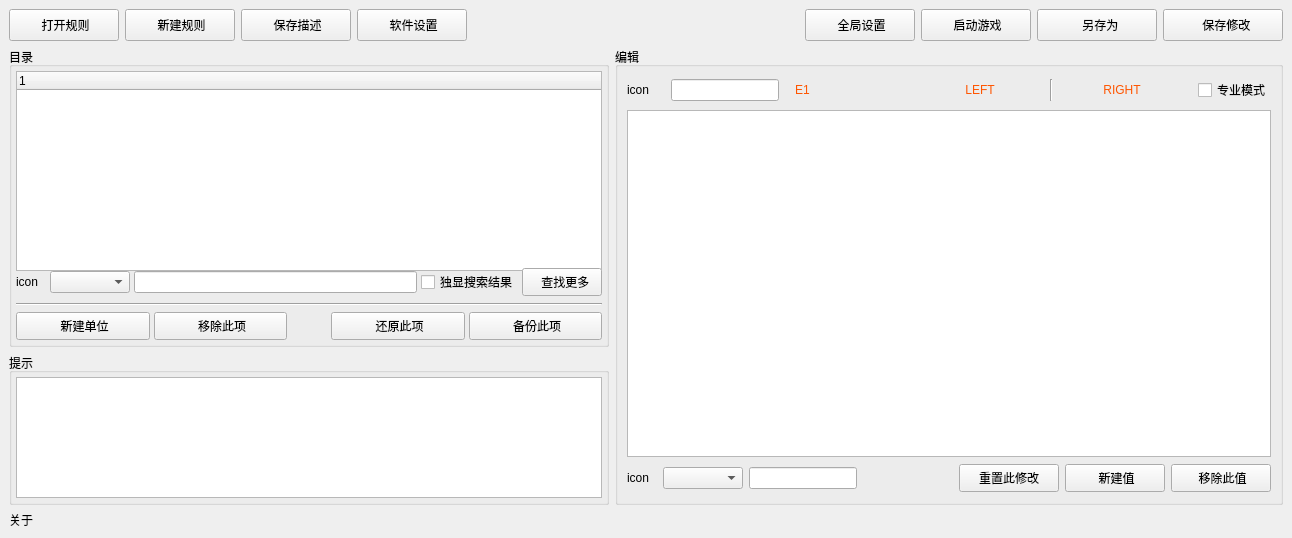
<?xml version="1.0" encoding="UTF-8"?>
<ui version="4.0">
 <class>MainWindow</class>
 <widget class="QMainWindow" name="MainWindow">
  <property name="geometry">
   <rect>
    <x>0</x>
    <y>0</y>
    <width>1292</width>
    <height>538</height>
   </rect>
  </property>
  <property name="windowTitle">
   <string>MainWindow</string>
  </property>
  <widget class="QWidget" name="centralwidget">
   <layout class="QGridLayout" name="gridLayout_7">
    <item row="1" column="0">
     <widget class="QGroupBox" name="groupBox">
      <property name="minimumSize">
       <size>
        <width>440</width>
        <height>300</height>
       </size>
      </property>
      <property name="maximumSize">
       <size>
        <width>600</width>
        <height>16777215</height>
       </size>
      </property>
      <property name="title">
       <string>目录</string>
      </property>
      <layout class="QGridLayout" name="gridLayout_9">
       <property name="leftMargin">
        <number>4</number>
       </property>
       <property name="topMargin">
        <number>4</number>
       </property>
       <property name="rightMargin">
        <number>4</number>
       </property>
       <property name="bottomMargin">
        <number>4</number>
       </property>
       <property name="spacing">
        <number>6</number>
       </property>
       <item row="0" column="0">
        <widget class="QTreeWidget" name="tree_sections">
         <property name="minimumSize">
          <size>
           <width>300</width>
           <height>200</height>
          </size>
         </property>
         <column>
          <property name="text">
           <string notr="true">1</string>
          </property>
         </column>
        </widget>
       </item>
       <item row="1" column="0">
        <layout class="QGridLayout" name="gridLayout">
         <property name="spacing">
          <number>4</number>
         </property>
         <item row="0" column="6" colspan="2">
          <widget class="QPushButton" name="pushButton_section_find">
           <property name="sizePolicy">
            <sizepolicy hsizetype="Fixed" vsizetype="Fixed">
             <horstretch>0</horstretch>
             <verstretch>0</verstretch>
            </sizepolicy>
           </property>
           <property name="minimumSize">
            <size>
             <width>80</width>
             <height>28</height>
            </size>
           </property>
           <property name="text">
            <string>  查找更多</string>
           </property>
          </widget>
         </item>
         <item row="0" column="0">
          <widget class="QLabel" name="label_item_find">
           <property name="sizePolicy">
            <sizepolicy hsizetype="Fixed" vsizetype="Fixed">
             <horstretch>0</horstretch>
             <verstretch>0</verstretch>
            </sizepolicy>
           </property>
           <property name="minimumSize">
            <size>
             <width>30</width>
             <height>30</height>
            </size>
           </property>
           <property name="text">
            <string>icon</string>
           </property>
          </widget>
         </item>
         <item row="0" column="1">
          <widget class="QComboBox" name="comboBox_section_find">
           <property name="sizePolicy">
            <sizepolicy hsizetype="Fixed" vsizetype="Fixed">
             <horstretch>0</horstretch>
             <verstretch>0</verstretch>
            </sizepolicy>
           </property>
           <property name="minimumSize">
            <size>
             <width>80</width>
             <height>0</height>
            </size>
           </property>
          </widget>
         </item>
         <item row="0" column="3">
          <widget class="QLineEdit" name="lineEdit_item_find">
           <property name="sizePolicy">
            <sizepolicy hsizetype="Expanding" vsizetype="Fixed">
             <horstretch>0</horstretch>
             <verstretch>0</verstretch>
            </sizepolicy>
           </property>
          </widget>
         </item>
         <item row="0" column="4" colspan="2">
          <widget class="QCheckBox" name="checkBox_display_find">
           <property name="text">
            <string>独显搜索结果</string>
           </property>
          </widget>
         </item>
        </layout>
       </item>
       <item row="2" column="0">
        <widget class="Line" name="line_2">
         <property name="orientation">
          <enum>Qt::Horizontal</enum>
         </property>
        </widget>
       </item>
       <item row="3" column="0">
        <layout class="QGridLayout" name="gridLayout_8">
         <property name="spacing">
          <number>4</number>
         </property>
         <item row="0" column="0">
          <widget class="QPushButton" name="pushButton_section_add">
           <property name="sizePolicy">
            <sizepolicy hsizetype="Expanding" vsizetype="Fixed">
             <horstretch>200</horstretch>
             <verstretch>0</verstretch>
            </sizepolicy>
           </property>
           <property name="minimumSize">
            <size>
             <width>80</width>
             <height>28</height>
            </size>
           </property>
           <property name="text">
            <string> 新建单位</string>
           </property>
          </widget>
         </item>
         <item row="0" column="1">
          <widget class="QPushButton" name="pushButton_section_remove">
           <property name="sizePolicy">
            <sizepolicy hsizetype="Expanding" vsizetype="Fixed">
             <horstretch>200</horstretch>
             <verstretch>0</verstretch>
            </sizepolicy>
           </property>
           <property name="minimumSize">
            <size>
             <width>80</width>
             <height>28</height>
            </size>
           </property>
           <property name="text">
            <string> 移除此项</string>
           </property>
          </widget>
         </item>
         <item row="0" column="2">
          <spacer name="horizontalSpacer_4">
           <property name="orientation">
            <enum>Qt::Horizontal</enum>
           </property>
           <property name="sizeHint" stdset="0">
            <size>
             <width>40</width>
             <height>20</height>
            </size>
           </property>
          </spacer>
         </item>
         <item row="0" column="3">
          <widget class="QPushButton" name="pushButton_section_replay">
           <property name="sizePolicy">
            <sizepolicy hsizetype="Expanding" vsizetype="Fixed">
             <horstretch>200</horstretch>
             <verstretch>0</verstretch>
            </sizepolicy>
           </property>
           <property name="minimumSize">
            <size>
             <width>80</width>
             <height>28</height>
            </size>
           </property>
           <property name="text">
            <string> 还原此项</string>
           </property>
          </widget>
         </item>
         <item row="0" column="4">
          <widget class="QPushButton" name="pushButton_section_back">
           <property name="sizePolicy">
            <sizepolicy hsizetype="Expanding" vsizetype="Fixed">
             <horstretch>200</horstretch>
             <verstretch>0</verstretch>
            </sizepolicy>
           </property>
           <property name="minimumSize">
            <size>
             <width>80</width>
             <height>28</height>
            </size>
           </property>
           <property name="text">
            <string> 备份此项</string>
           </property>
          </widget>
         </item>
        </layout>
       </item>
      </layout>
     </widget>
    </item>
    <item row="0" column="0" colspan="2">
     <layout class="QGridLayout" name="gridLayout_6">
      <item row="0" column="9">
       <widget class="QPushButton" name="pushButton_save_new">
        <property name="sizePolicy">
         <sizepolicy hsizetype="Fixed" vsizetype="Fixed">
          <horstretch>0</horstretch>
          <verstretch>0</verstretch>
         </sizepolicy>
        </property>
        <property name="minimumSize">
         <size>
          <width>120</width>
          <height>32</height>
         </size>
        </property>
        <property name="text">
         <string>  另存为</string>
        </property>
       </widget>
      </item>
      <item row="0" column="5">
       <spacer name="horizontalSpacer_7">
        <property name="orientation">
         <enum>Qt::Horizontal</enum>
        </property>
        <property name="sizeType">
         <enum>QSizePolicy::Expanding</enum>
        </property>
        <property name="sizeHint" stdset="0">
         <size>
          <width>0</width>
          <height>0</height>
         </size>
        </property>
       </spacer>
      </item>
      <item row="0" column="10">
       <widget class="QPushButton" name="pushButton_save_data">
        <property name="sizePolicy">
         <sizepolicy hsizetype="Fixed" vsizetype="Fixed">
          <horstretch>0</horstretch>
          <verstretch>0</verstretch>
         </sizepolicy>
        </property>
        <property name="minimumSize">
         <size>
          <width>120</width>
          <height>32</height>
         </size>
        </property>
        <property name="text">
         <string>  保存修改</string>
        </property>
       </widget>
      </item>
      <item row="0" column="0">
       <widget class="QPushButton" name="pushButton_open">
        <property name="sizePolicy">
         <sizepolicy hsizetype="Fixed" vsizetype="Fixed">
          <horstretch>0</horstretch>
          <verstretch>0</verstretch>
         </sizepolicy>
        </property>
        <property name="minimumSize">
         <size>
          <width>110</width>
          <height>32</height>
         </size>
        </property>
        <property name="text">
         <string> 打开规则</string>
        </property>
       </widget>
      </item>
      <item row="0" column="2">
       <widget class="QPushButton" name="pushButton_save_desc">
        <property name="sizePolicy">
         <sizepolicy hsizetype="Fixed" vsizetype="Fixed">
          <horstretch>0</horstretch>
          <verstretch>0</verstretch>
         </sizepolicy>
        </property>
        <property name="minimumSize">
         <size>
          <width>110</width>
          <height>32</height>
         </size>
        </property>
        <property name="text">
         <string> 保存描述</string>
        </property>
       </widget>
      </item>
      <item row="0" column="6">
       <widget class="QPushButton" name="pushButton_rules_global">
        <property name="sizePolicy">
         <sizepolicy hsizetype="Fixed" vsizetype="Fixed">
          <horstretch>0</horstretch>
          <verstretch>0</verstretch>
         </sizepolicy>
        </property>
        <property name="minimumSize">
         <size>
          <width>110</width>
          <height>32</height>
         </size>
        </property>
        <property name="text">
         <string> 全局设置</string>
        </property>
       </widget>
      </item>
      <item row="0" column="1">
       <widget class="QPushButton" name="pushButton_new">
        <property name="sizePolicy">
         <sizepolicy hsizetype="Fixed" vsizetype="Fixed">
          <horstretch>0</horstretch>
          <verstretch>0</verstretch>
         </sizepolicy>
        </property>
        <property name="minimumSize">
         <size>
          <width>110</width>
          <height>32</height>
         </size>
        </property>
        <property name="text">
         <string> 新建规则</string>
        </property>
       </widget>
      </item>
      <item row="0" column="7" colspan="2">
       <widget class="QPushButton" name="pushButton_run_game">
        <property name="sizePolicy">
         <sizepolicy hsizetype="Fixed" vsizetype="Fixed">
          <horstretch>0</horstretch>
          <verstretch>0</verstretch>
         </sizepolicy>
        </property>
        <property name="minimumSize">
         <size>
          <width>110</width>
          <height>32</height>
         </size>
        </property>
        <property name="text">
         <string> 启动游戏</string>
        </property>
       </widget>
      </item>
      <item row="0" column="3" colspan="2">
       <widget class="QPushButton" name="pushButton_setting">
        <property name="sizePolicy">
         <sizepolicy hsizetype="Fixed" vsizetype="Fixed">
          <horstretch>0</horstretch>
          <verstretch>0</verstretch>
         </sizepolicy>
        </property>
        <property name="minimumSize">
         <size>
          <width>110</width>
          <height>32</height>
         </size>
        </property>
        <property name="text">
         <string> 软件设置</string>
        </property>
       </widget>
      </item>
     </layout>
    </item>
    <item row="3" column="0">
     <widget class="QLabel" name="label_about">
      <property name="text">
       <string>关于</string>
      </property>
     </widget>
    </item>
    <item row="2" column="0">
     <widget class="QGroupBox" name="groupBox_help">
      <property name="minimumSize">
       <size>
        <width>440</width>
        <height>0</height>
       </size>
      </property>
      <property name="maximumSize">
       <size>
        <width>600</width>
        <height>200</height>
       </size>
      </property>
      <property name="title">
       <string>提示</string>
      </property>
      <layout class="QGridLayout" name="gridLayout_3">
       <property name="leftMargin">
        <number>4</number>
       </property>
       <property name="topMargin">
        <number>4</number>
       </property>
       <property name="rightMargin">
        <number>4</number>
       </property>
       <property name="bottomMargin">
        <number>4</number>
       </property>
       <item row="0" column="0">
        <widget class="QTextBrowser" name="textBrowser_help"/>
       </item>
      </layout>
     </widget>
    </item>
    <item row="1" column="1" rowspan="2">
     <widget class="QGroupBox" name="groupBox_2">
      <property name="title">
       <string>编辑</string>
      </property>
      <layout class="QGridLayout" name="gridLayout_13">
       <item row="0" column="0">
        <layout class="QGridLayout" name="gridLayout_2">
         <item row="0" column="8">
          <widget class="QCheckBox" name="checkBox_display_table_box">
           <property name="sizePolicy">
            <sizepolicy hsizetype="Fixed" vsizetype="Fixed">
             <horstretch>0</horstretch>
             <verstretch>0</verstretch>
            </sizepolicy>
           </property>
           <property name="minimumSize">
            <size>
             <width>70</width>
             <height>28</height>
            </size>
           </property>
           <property name="text">
            <string>专业模式</string>
           </property>
          </widget>
         </item>
         <item row="0" column="1">
          <spacer name="horizontalSpacer_10">
           <property name="orientation">
            <enum>Qt::Horizontal</enum>
           </property>
           <property name="sizeType">
            <enum>QSizePolicy::Fixed</enum>
           </property>
           <property name="sizeHint" stdset="0">
            <size>
             <width>10</width>
             <height>13</height>
            </size>
           </property>
          </spacer>
         </item>
         <item row="0" column="0">
          <widget class="QLabel" name="label_type_icon">
           <property name="sizePolicy">
            <sizepolicy hsizetype="Fixed" vsizetype="Fixed">
             <horstretch>0</horstretch>
             <verstretch>0</verstretch>
            </sizepolicy>
           </property>
           <property name="minimumSize">
            <size>
             <width>28</width>
             <height>28</height>
            </size>
           </property>
           <property name="text">
            <string>icon</string>
           </property>
          </widget>
         </item>
         <item row="0" column="2">
          <widget class="QLineEdit" name="lineEdit_name_desc">
           <property name="sizePolicy">
            <sizepolicy hsizetype="Minimum" vsizetype="Fixed">
             <horstretch>0</horstretch>
             <verstretch>0</verstretch>
            </sizepolicy>
           </property>
           <property name="minimumSize">
            <size>
             <width>40</width>
             <height>0</height>
            </size>
           </property>
           <property name="alignment">
            <set>Qt::AlignCenter</set>
           </property>
          </widget>
         </item>
         <item row="0" column="7">
          <spacer name="horizontalSpacer_8">
           <property name="orientation">
            <enum>Qt::Horizontal</enum>
           </property>
           <property name="sizeType">
            <enum>QSizePolicy::Fixed</enum>
           </property>
           <property name="sizeHint" stdset="0">
            <size>
             <width>10</width>
             <height>13</height>
            </size>
           </property>
          </spacer>
         </item>
         <item row="0" column="3">
          <spacer name="horizontalSpacer_9">
           <property name="orientation">
            <enum>Qt::Horizontal</enum>
           </property>
           <property name="sizeType">
            <enum>QSizePolicy::Fixed</enum>
           </property>
           <property name="sizeHint" stdset="0">
            <size>
             <width>10</width>
             <height>13</height>
            </size>
           </property>
          </spacer>
         </item>
         <item row="0" column="4" colspan="2">
          <widget class="QLabel" name="label_sectionName">
           <property name="minimumSize">
            <size>
             <width>40</width>
             <height>0</height>
            </size>
           </property>
           <property name="styleSheet">
            <string notr="true">color: rgb(255, 85, 0);</string>
           </property>
           <property name="text">
            <string>E1</string>
           </property>
           <property name="alignment">
            <set>Qt::AlignLeading|Qt::AlignLeft|Qt::AlignVCenter</set>
           </property>
          </widget>
         </item>
         <item row="0" column="6">
          <layout class="QGridLayout" name="gridLayout_11">
           <item row="0" column="0">
            <widget class="QPushButton" name="pushButton_jump_left">
             <property name="minimumSize">
              <size>
               <width>120</width>
               <height>0</height>
              </size>
             </property>
             <property name="styleSheet">
              <string notr="true">QPushButton{
	border:none;
	color: rgb(255, 85, 0);
}

QPushButton:hover{
	color: rgb(255, 85, 0);
	text-decoration:underline;
}


QPushButton:pressed{
	color: rgb(170, 0, 0);
}

QPushButton:disabled{
	color: rgb(100, 100, 100);
}</string>
             </property>
             <property name="text">
              <string>LEFT</string>
             </property>
            </widget>
           </item>
           <item row="0" column="1">
            <widget class="Line" name="line_4">
             <property name="sizePolicy">
              <sizepolicy hsizetype="Fixed" vsizetype="Fixed">
               <horstretch>0</horstretch>
               <verstretch>0</verstretch>
              </sizepolicy>
             </property>
             <property name="minimumSize">
              <size>
               <width>10</width>
               <height>22</height>
              </size>
             </property>
             <property name="orientation">
              <enum>Qt::Vertical</enum>
             </property>
            </widget>
           </item>
           <item row="0" column="2">
            <widget class="QPushButton" name="pushButton_jump_right">
             <property name="minimumSize">
              <size>
               <width>120</width>
               <height>0</height>
              </size>
             </property>
             <property name="layoutDirection">
              <enum>Qt::RightToLeft</enum>
             </property>
             <property name="styleSheet">
              <string notr="true">QPushButton{
	border:none;
	color: rgb(255, 85, 0);
}

QPushButton:hover{
	color: rgb(255, 85, 0);
	text-decoration:underline;
}


QPushButton:pressed{
	color: rgb(170, 0, 0);
}

QPushButton:disabled{
	color: rgb(100, 100, 100);
}</string>
             </property>
             <property name="text">
              <string>RIGHT</string>
             </property>
            </widget>
           </item>
          </layout>
         </item>
        </layout>
       </item>
       <item row="1" column="0">
        <widget class="QWidget" name="widget_2" native="true">
         <layout class="QGridLayout" name="gridLayout_5">
          <property name="leftMargin">
           <number>0</number>
          </property>
          <property name="topMargin">
           <number>0</number>
          </property>
          <property name="rightMargin">
           <number>0</number>
          </property>
          <property name="bottomMargin">
           <number>0</number>
          </property>
          <property name="spacing">
           <number>6</number>
          </property>
          <item row="1" column="0">
           <widget class="QTableWidget" name="table_options"/>
          </item>
         </layout>
        </widget>
       </item>
       <item row="2" column="0">
        <layout class="QGridLayout" name="gridLayout_12">
         <item row="0" column="0">
          <layout class="QGridLayout" name="gridLayout_10">
           <item row="0" column="0">
            <widget class="QLabel" name="label_optin_find">
             <property name="sizePolicy">
              <sizepolicy hsizetype="Fixed" vsizetype="Fixed">
               <horstretch>0</horstretch>
               <verstretch>0</verstretch>
              </sizepolicy>
             </property>
             <property name="minimumSize">
              <size>
               <width>30</width>
               <height>30</height>
              </size>
             </property>
             <property name="text">
              <string>icon</string>
             </property>
            </widget>
           </item>
           <item row="0" column="1">
            <widget class="QComboBox" name="comboBox_option_find">
             <property name="sizePolicy">
              <sizepolicy hsizetype="Fixed" vsizetype="Fixed">
               <horstretch>0</horstretch>
               <verstretch>0</verstretch>
              </sizepolicy>
             </property>
             <property name="minimumSize">
              <size>
               <width>80</width>
               <height>0</height>
              </size>
             </property>
            </widget>
           </item>
           <item row="0" column="2">
            <widget class="QLineEdit" name="lineEdit_option_find">
             <property name="sizePolicy">
              <sizepolicy hsizetype="Fixed" vsizetype="Fixed">
               <horstretch>0</horstretch>
               <verstretch>0</verstretch>
              </sizepolicy>
             </property>
             <property name="minimumSize">
              <size>
               <width>100</width>
               <height>0</height>
              </size>
             </property>
            </widget>
           </item>
          </layout>
         </item>
         <item row="0" column="3">
          <layout class="QGridLayout" name="gridLayout_4">
           <item row="0" column="0">
            <widget class="QPushButton" name="pushButton_option_reset">
             <property name="sizePolicy">
              <sizepolicy hsizetype="Fixed" vsizetype="Fixed">
               <horstretch>0</horstretch>
               <verstretch>0</verstretch>
              </sizepolicy>
             </property>
             <property name="minimumSize">
              <size>
               <width>100</width>
               <height>28</height>
              </size>
             </property>
             <property name="maximumSize">
              <size>
               <width>100</width>
               <height>16777215</height>
              </size>
             </property>
             <property name="text">
              <string>重置此修改</string>
             </property>
            </widget>
           </item>
           <item row="0" column="1">
            <widget class="QPushButton" name="pushButton_option_add">
             <property name="sizePolicy">
              <sizepolicy hsizetype="Fixed" vsizetype="Fixed">
               <horstretch>0</horstretch>
               <verstretch>0</verstretch>
              </sizepolicy>
             </property>
             <property name="minimumSize">
              <size>
               <width>100</width>
               <height>28</height>
              </size>
             </property>
             <property name="maximumSize">
              <size>
               <width>100</width>
               <height>16777215</height>
              </size>
             </property>
             <property name="text">
              <string> 新建值</string>
             </property>
            </widget>
           </item>
           <item row="0" column="2">
            <widget class="QPushButton" name="pushButton_option_remove">
             <property name="sizePolicy">
              <sizepolicy hsizetype="Fixed" vsizetype="Fixed">
               <horstretch>0</horstretch>
               <verstretch>0</verstretch>
              </sizepolicy>
             </property>
             <property name="minimumSize">
              <size>
               <width>100</width>
               <height>28</height>
              </size>
             </property>
             <property name="maximumSize">
              <size>
               <width>100</width>
               <height>16777215</height>
              </size>
             </property>
             <property name="text">
              <string> 移除此值</string>
             </property>
            </widget>
           </item>
          </layout>
         </item>
         <item row="0" column="1" colspan="2">
          <spacer name="horizontalSpacer">
           <property name="orientation">
            <enum>Qt::Horizontal</enum>
           </property>
           <property name="sizeType">
            <enum>QSizePolicy::Minimum</enum>
           </property>
           <property name="sizeHint" stdset="0">
            <size>
             <width>13</width>
             <height>20</height>
            </size>
           </property>
          </spacer>
         </item>
        </layout>
       </item>
      </layout>
     </widget>
    </item>
   </layout>
  </widget>
 </widget>
 <resources/>
 <connections/>
</ui>
